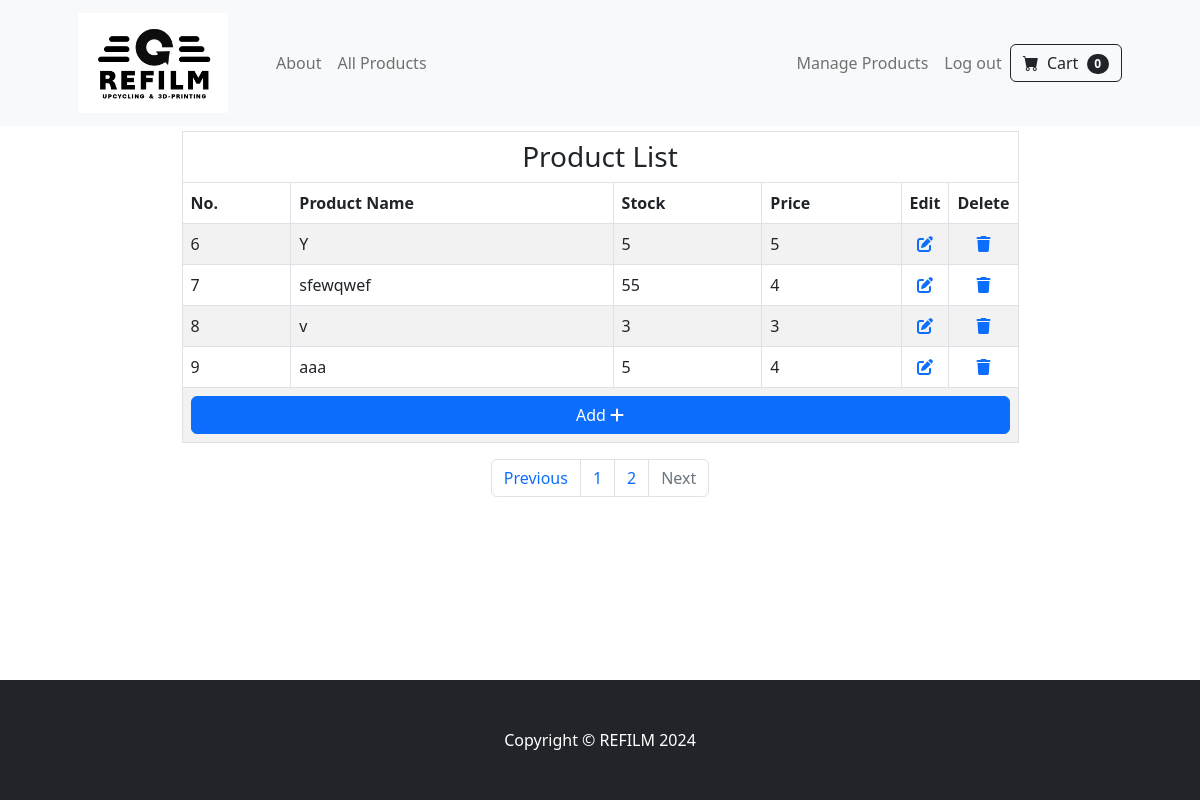
Before: /manage?page=2 (signed in) with the older database file.
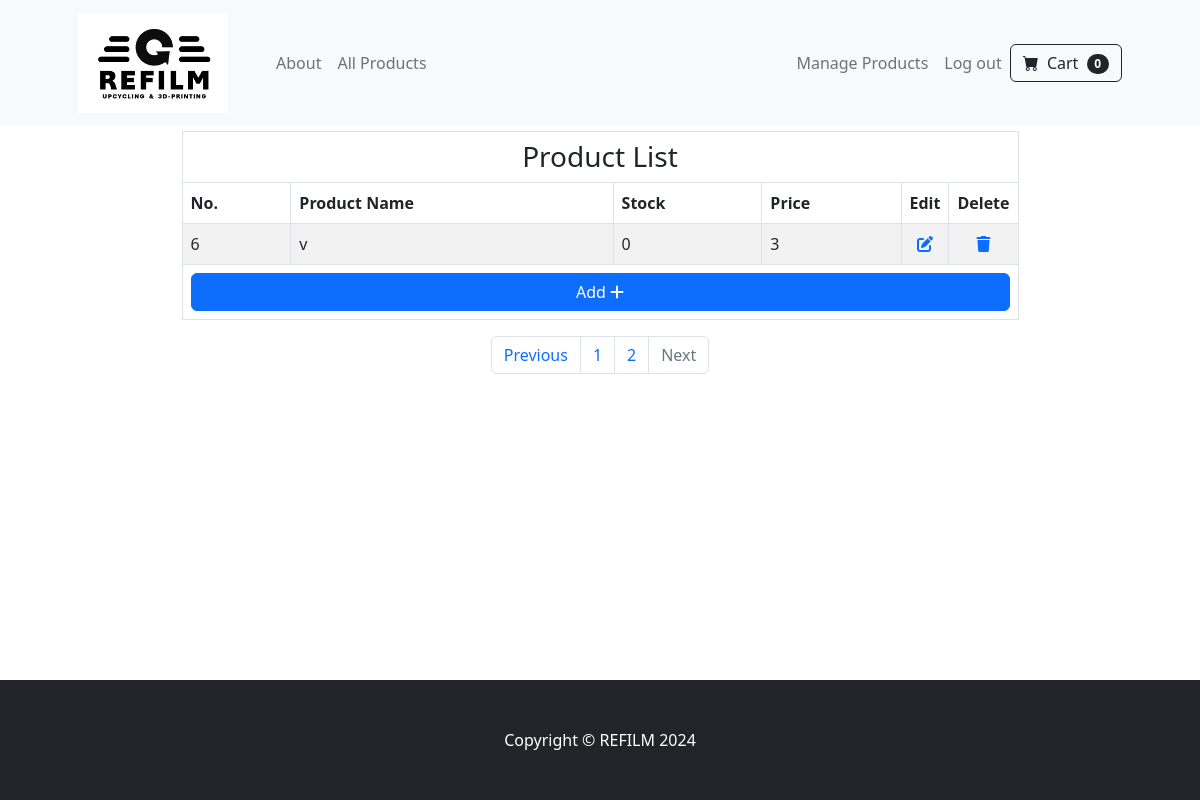
After: the same page with the newer database file.
### tables this page shows
CREATE TABLE products (id INTEGER PRIMARY KEY AUTOINCREMENT NOT NULL, productname TEXT NOT NULL, quantity INTEGER NOT NULL, price INTEGER NOT NULL, image_extension TEXT);

### app.py (the view)
@app.route('/manage')
@login_required
def manage():
    page = int(request.args.get('page', 1))
    product_id = db.execute("SELECT id FROM products")
    product_name = db.execute("SELECT productname FROM products")
    quantity = db.execute("SELECT quantity FROM products")
    price = db.execute("SELECT price FROM products")
    length = len(product_id)
    products = []
    for i in range(length):
        products.append({"index": i + 1, "product_name": product_name[i]["productname"], "quantity": quantity[i]["quantity"], "price": price[i]["price"], "product_id":int(product_id[i]["id"])})
    start = (page - 1) * PER_PAGE
    end = start + PER_PAGE
    products = products[start:end]
    pagination_links = []
    total_pages = (length // PER_PAGE) + (length % PER_PAGE > 0)
    for num in range(1, total_pages + 1):
        link = url_for('manage', page=num)  # Generate URL for each page
        pagination_links.append(link)
    return render_template("manage.html", products=products, pagination_links=pagination_links, page=page)

### helpers.py (called while the page is built)
def login_required(f):
    @wraps(f)
    def decorated_function(*args, **kwargs):
        if session.get("user_id") is None:
            return redirect("/login")
        return f(*args, **kwargs)
    return decorated_function

### templates/manage.html (shortened to what this page needs)
{% extends "layout.html" %}
{% block content %}
    <div class="container">
        <table class="table table-striped table-bordered mx-auto" style="width : 75%; height:fit-content; margin-top: 5px">
            <thead>
                <tr>
                    <th colspan="6" class="text-center h3">Product List</th>
                </tr>
                <tr>
                    <th>No.</th>
                    <th>Product Name</th>
                    <th>Stock</th>
                    <th>Price</th>
                    <th style="width:5%; text-align:center">Edit</th>
                    <th style="width:5%; text-align:center">Delete</th>
                </tr>
            </thead>
            <tbody>
                {% for product in products %}
                    <tr>
                        <td>{{ product.index }}</td>
                        <td>{{ product.product_name }}</td>
                        <td>{{ product.quantity }}</td>
                        <td>{{ product.price }}</td>
                        <td style="text-align:center"><a href="edit/{{ product.product_id }}"><i class="fa-solid fa-pen-to-square"></i></a></td>
                        <td style="text-align:center"><a href="delete/{{ product.product_id }}"><i class="fa-solid fa-trash"></i></a></td>
                    </tr>
                {% endfor %}
                <tr>
                    <th colspan="6"><a href="/add" class="btn btn-primary" style="width:100%; height:100%">Add <i class="fa-solid fa-plus"></i></a>  </th>
                </tr>
            </tbody>
        </table>
        <nav aria-label="Page navigation">
            <ul class="pagination justify-content-center">
                {% if page == 1 %}
                    <li class="page-item disabled">
                        <a class="page-link">Previous</a>
                    </li>
                {% else %}
                    <li class="page-item">
                        <a class="page-link" href="{{ url_for('manage', page=page-1) }}">Previous</a>
                    </li>
                {% endif %}
                {% for link in pagination_links %}
                    <li class="page-item">
                        <a class="page-link" href="{{ link }}">{{ loop.index }}</a>
                    </li>
                {% endfor %}
                {% if page >= pagination_links|length %}
                    <li class="page-item disabled">
                        <a class="page-link">Next</a>
                    </li>
                {% else %}
                    <li class="page-item">
                        <a class="page-link" href="{{ url_for('manage', page= page + 1) }}">Next</a>
                    </li>
                {% endif %}
            </ul>
        </nav>
    </div>
{% endblock %}

### templates/layout.html (shortened to what this page needs)
<!DOCTYPE html>
<html lang="en">
    <head>
        {% block head %}
        <link href="https://cdn.jsdelivr.net/npm/bootstrap-icons@1.5.0/font/bootstrap-icons.css" rel="stylesheet" />
        <link href="../static/styles.css" rel="stylesheet" />
        {% endblock %}
    </head>
    <body>
        <nav class="navbar navbar-expand-lg navbar-light bg-light">
            <div class="container px-4 px-lg-5">
                <a class="navbar-brand" href="/">
                    <img src="../static/pictures/company_logo.png" width="150" height="100">
                </a>
                <div class="collapse navbar-collapse" id="navbarSupportedContent">
                    <ul class="navbar-nav me-auto mb-2 mb-lg-0 ms-lg-4">
                        <li class="nav-item"><a class="nav-link" href="/about">About</a></li>
                        <li class="nav-item"><a class="nav-link" href="/all_products">All Products</a></li>
                    </ul>
                    {% if session["user_id"] %}
                        <ul class="navbar-nav ml-auto mb-2 mb-lg-0 ms-lg-4">
                            {% if session["user_id"] == 3 %}
                                <li class="nav-item"><a class="nav-link" href="/manage">Manage Products</a></li>
                            {% endif %}
                            <li class="nav-item"><a class="nav-link" href="/logout">Log out</a></li>
                        </ul>
                        <form class="d-flex" action="/cart" method="get">
                            <button class="btn btn-outline-dark" type="submit">
                                <i class="bi-cart-fill me-1"></i>
                                Cart
                                <span class="badge bg-dark text-white ms-1 rounded-pill">0</span>
                            </button>
                        </form>
                    {% endif %}
                </div>
            </div>
        </nav>
        {% block content %}{% endblock %}
        <footer class="py-5 bg-dark">
            <div class="container"><p class="m-0 text-center text-white">Copyright &copy; REFILM 2024</p></div>
        </footer>
    </body>
</html>

Changed rows visible on the page:
no longer on this page (row edited): products: index "6", product_name "Y", quantity "5", price "5"
removed products: index "7", product_name "sfewqwef", quantity "55", price "4"
removed products: index "9", product_name "aaa", quantity "5", price "4"
changed products: index "8" → "6"; quantity "3" → "0"
